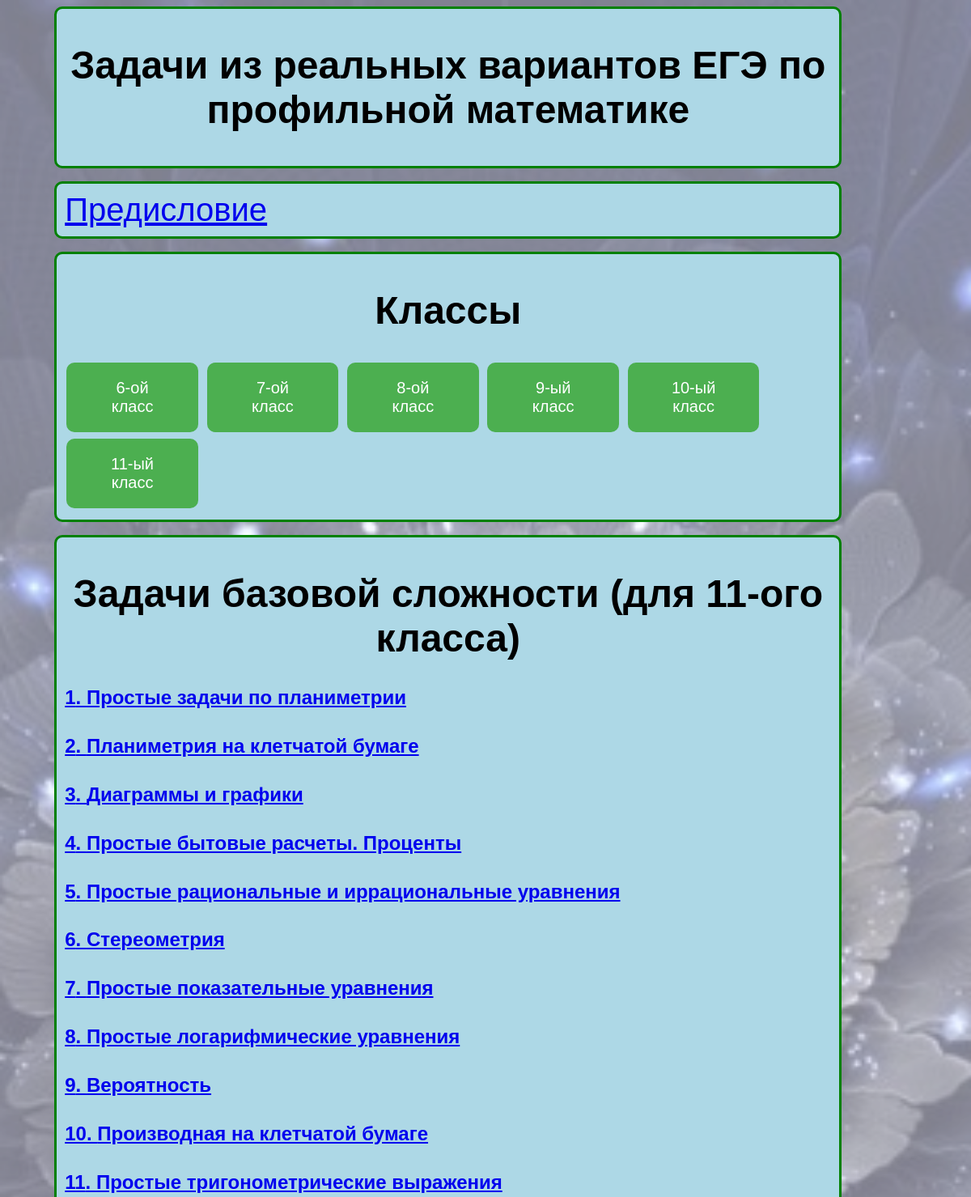
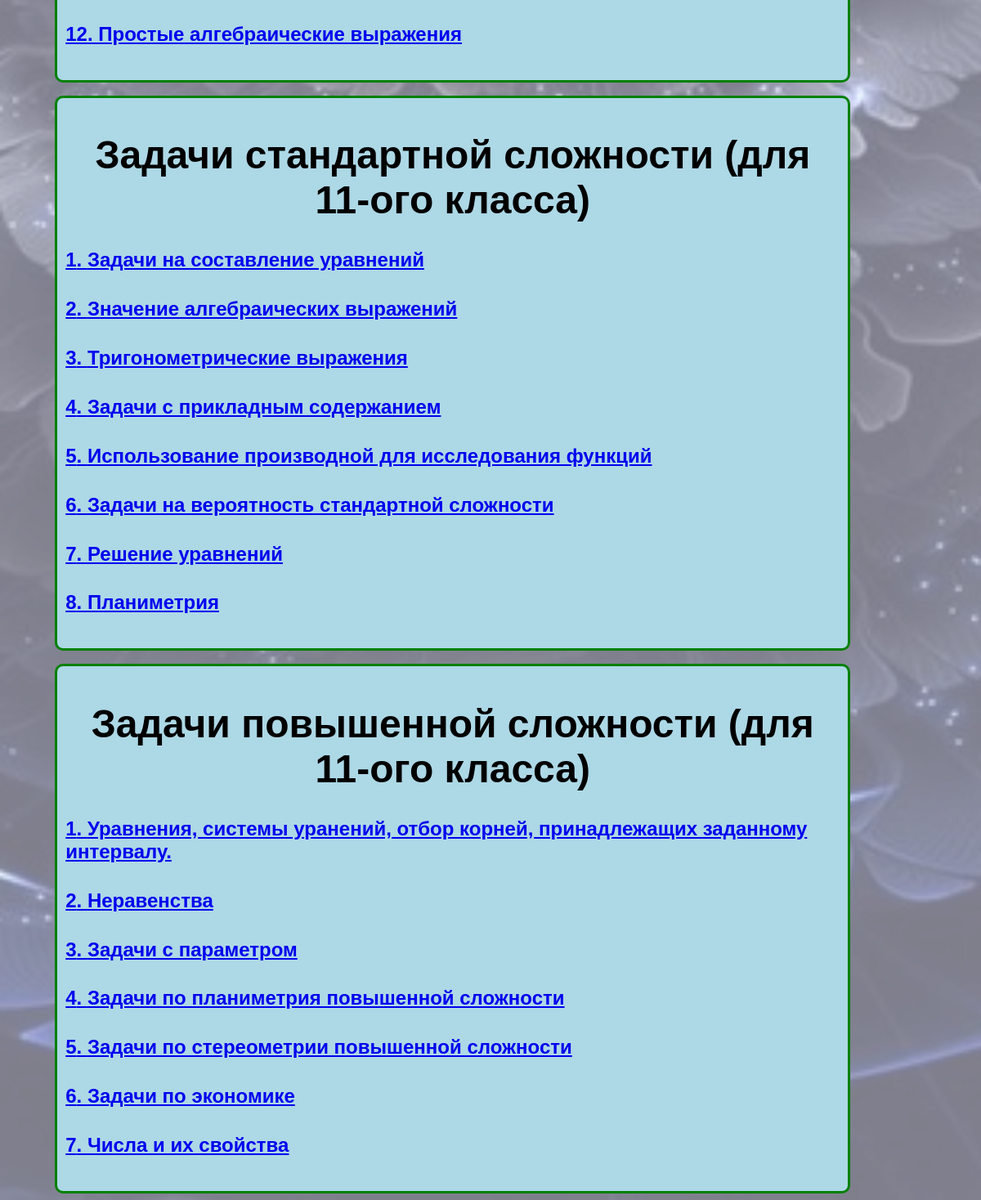
The page / on the database its author committed (2 pictures, top to bottom).
### main/models.py (models this page shows, shortened)
class Topic(models.Model):
    name_topic = models.CharField(max_length=200, db_index=True)
    number_in_order = models.IntegerField(default=0)
    mett = models.IntegerField(default=0)
    tip_top = models.IntegerField(blank=True, null=True, default=0)
    backdrop = models.ImageField(upload_to='smile', default='')

### main/views.py (the view)
# urls.py: path('', views.index, name='home'),
def index(request):
    if "DESKTOP" in socket.gethostname():
        form_nopor()
    tp = Topic.objects.get(pk=1)
    m = nclass(request)
    mm = int(m)
    topp1 = Topic.objects.filter(tip_top=1, mett__lte=mm).order_by("number_in_order")
    topp2 = Topic.objects.filter(tip_top=2, mett__lte=mm).order_by("number_in_order")
    topp3 = Topic.objects.filter(tip_top=3, mett__lte=mm).order_by("number_in_order")
    context = {
        'tp': tp,
        'mm': mm,
        'topp1': topp1,
        'topp2': topp2,
        'topp3': topp3
    }
    return render(request, 'main/index.html', context=context)

### main/views.py (called while the page is built)
def nclass(request):
    u = str(request)
    k = u.find('_class=')
    m = '11'
    if k > 0:
        m = u[k + 7:k + 8]
        if m == '1':
            m = u[k + 7:k + 9]
    return m

### main/templates/main/index.html (shortened to what this page needs)
<!doctype html>
<html lang="en">
<head>
</head>
<body>
<div class="px_l" style="background-color: LightBlue">
<h1 align="center">Задачи из реальных вариантов ЕГЭ по профильной математике</h1>
</div>
    <p>
    <p>
<div class="px_l" style="background-color: LightBlue"  ;>
<a  style="font-size: 40px;" href= "{% url 'ege'  %}">Предисловие</a>
</div>
<p>
<p>
<div class="px_l" style="background-color: LightBlue">
 <h1 align="center" > Классы</h1>
<a class="button" href= "{% url 'index'  %}?shcool_class=6">6-ой класс</a>
<a class="button"  href="{% url 'index'  %}?shcool_class=7">7-ой класс</a>
<a class="button" href="{% url 'index'   %}?shcool_class=8">8-ой класс</a>
<a class="button" href="{% url 'index'   %}?shcool_class=9">9-ый класс</a>
<a class="button" href="{% url 'index'   %}?shcool_class=10">10-ый класс</a>
<a class="button" href="{% url 'index'  %}?shcool_class=11">11-ый класс</a>
     </div>
<p>
<p>
<div class="px_l" style="background-color: LightBlue">
    <h1 align="center"> Задачи базовой сложности (для {{mm}}-ого класса)</h1>
 {% for t in topp1 %}
   {%if mm == 11 %}
    <a  href="{% url 'probls' t.pk %}?school_class=11">
      <h4 align="left">  {{forloop.counter}}. {{t.name_topic}}</h4>
     </a>
  {%endif%}
  {%endfor%}
</div>
<p>
<p>
<div class="px_l" style="background-color: LightBlue">
    <h1 align="center"> Задачи стандартной  сложности (для {{mm}}-ого класса)</h1>
 {% for t in topp2 %}
   {%if mm == 11 %}
    <a  href="{% url 'probls' t.pk %}?school_class=11">
      <h4 align="left">  {{forloop.counter}}. {{t.name_topic}}</h4>
     </a>
  {%endif%}
  {%endfor%}
</div>
<p>
<p>
<div class="px_l" style="background-color: LightBlue">
    <h1 align="center"> Задачи повышенной сложности (для {{mm}}-ого класса)</h1>
 {% for t in topp3 %}
   {%if mm == 11 %}
    <a  href="{% url 'probls' t.pk %}?school_class=11">
      <h4 align="left">  {{forloop.counter}}. {{t.name_topic}}</h4>
     </a>
  {%endif%}
  {%endfor%}
</div>
</body>
</html>

### rows shown on the page
Topic: name_topic "Простые задачи по планиметрии"
Topic: name_topic "Планиметрия на клетчатой бумаге"
Topic: name_topic "Диаграммы и графики"
Topic: name_topic "Простые бытовые расчеты. Проценты"
Topic: name_topic "Простые рациональные и иррациональные уравнения"
Topic: name_topic "Стереометрия"
Topic: name_topic "Простые показательные уравнения"
Topic: name_topic "Простые логарифмические уравнения"
Topic: name_topic "Вероятность"
Topic: name_topic "Производная на клетчатой бумаге"
Topic: name_topic "Простые тригонометрические выражения"
Topic: name_topic "Простые алгебраические выражения"
Topic: name_topic "Задачи на составление уравнений"
Topic: name_topic "Значение алгебраических выражений"
Topic: name_topic "Тригонометрические выражения"
Topic: name_topic "Задачи с прикладным содержанием"
Topic: name_topic "Использование производной для исследования функций"
Topic: name_topic "Задачи на вероятность стандартной сложности"
Topic: name_topic "Решение уравнений"
Topic: name_topic "Планиметрия"
Topic: name_topic "Уравнения, системы уранений, отбор корней, принадлежащих заданному интервалу."
Topic: name_topic "Неравенства"
Topic: name_topic "Задачи с параметром"
Topic: name_topic "Задачи по планиметрия повышенной сложности"
Topic: name_topic "Задачи по стереометрии повышенной сложности"
Topic: name_topic "Задачи по экономике"
Topic: name_topic "Числа и их свойства"

### other values the page prints
{{ mm }} "11"
